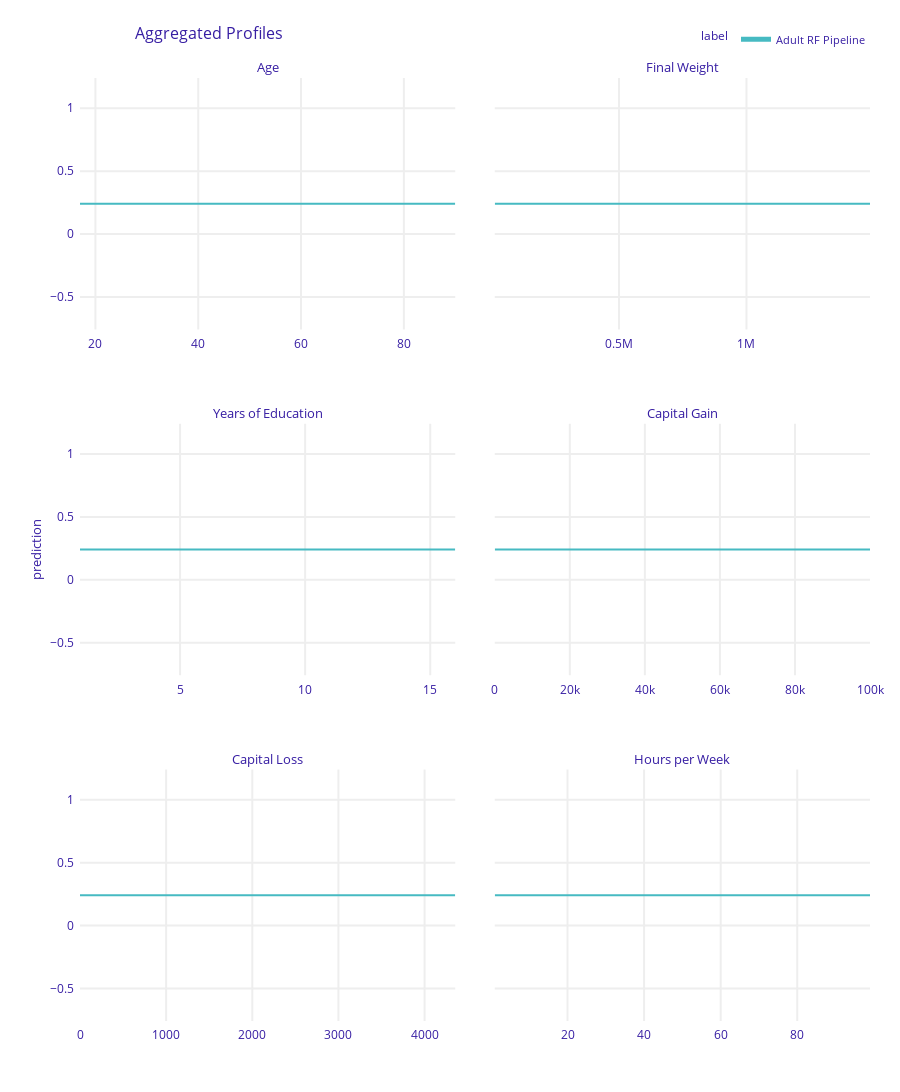

Notebook code cell kept with this figure:
### Code cell
pd_rf.plot()

### Figure 1 — Plotly figure (JSON) as saved in the notebook; plotly's stock layout.template omitted (floating-point values rounded to 4 significant figures; data arrays with more than 128 entries replaced by an {"elided": "..."} marker saying what was removed)
{"data": [{"customdata": {"elided": "101x3 mixed values"}, "hovertemplate": "<b>%{hovertext}</b><br><br>prediction=%{y:.3f}<br>mean_prediction=%{customdata[0]:.3f}<extra></extra>", "hovertext": ["Adult RF Pipeline", "Adult RF Pipeline", "Adult RF Pipeline", "Adult RF Pipeline", "Adult RF Pipeline", "Adult RF Pipeline", "Adult RF Pipeline", "Adult RF Pipeline", "Adult RF Pipeline", "Adult RF Pipeline", "Adult RF Pipeline", "Adult RF Pipeline", "Adult RF Pipeline", "Adult RF Pipeline", "Adult RF Pipeline", "Adult RF Pipeline", "Adult RF Pipeline", "Adult RF Pipeline", "Adult RF Pipeline", "Adult RF Pipeline", "Adult RF Pipeline", "Adult RF Pipeline", "Adult RF Pipeline", "Adult RF Pipeline", "Adult RF Pipeline", "Adult RF Pipeline", "Adult RF Pipeline", "Adult RF Pipeline", "Adult RF Pipeline", "Adult RF Pipeline", "Adult RF Pipeline", "Adult RF Pipeline", "Adult RF Pipeline", "Adult RF Pipeline", "Adult RF Pipeline", "Adult RF Pipeline", "Adult RF Pipeline", "Adult RF Pipeline", "Adult RF Pipeline", "Adult RF Pipeline", "Adult RF Pipeline", "Adult RF Pipeline", "Adult RF Pipeline", "Adult RF Pipeline", "Adult RF Pipeline", "Adult RF Pipeline", "Adult RF Pipeline", "Adult RF Pipeline", "Adult RF Pipeline", "Adult RF Pipeline", "Adult RF Pipeline", "Adult RF Pipeline", "Adult RF Pipeline", "Adult RF Pipeline", "Adult RF Pipeline", "Adult RF Pipeline", "Adult RF Pipeline", "Adult RF Pipeline", "Adult RF Pipeline", "Adult RF Pipeline", "Adult RF Pipeline", "Adult RF Pipeline", "Adult RF Pipeline", "Adult RF Pipeline", "Adult RF Pipeline", "Adult RF Pipeline", "Adult RF Pipeline", "Adult RF Pipeline", "Adult RF Pipeline", "Adult RF Pipeline", "Adult RF Pipeline", "Adult RF Pipeline", "Adult RF Pipeline", "Adult RF Pipeline", "Adult RF Pipeline", "Adult RF Pipeline", "Adult RF Pipeline", "Adult RF Pipeline", "Adult RF Pipeline", "Adult RF Pipeline", "Adult RF Pipeline", "Adult RF Pipeline", "Adult RF Pipeline", "Adult RF Pipeline", "Adult RF Pipeline", "Adult RF Pipeline", "Adult RF Pipeline", "Adult RF Pipeline", "Adult RF Pipeline", "Adult RF Pipeline", "Adult RF Pipeline", "Adult RF Pipeline", "Adult RF Pipeline", "Adult RF Pipeline", "Adult RF Pipeline", "Adult RF Pipeline", "Adult RF Pipeline", "Adult RF Pipeline", "Adult RF Pipeline", "Adult RF Pipeline", "Adult RF Pipeline"], "legendgroup": "Adult RF Pipeline", "line": {"color": "#46bac2", "dash": "solid", "width": 2}, "mode": "lines", "name": "Adult RF Pipeline", "opacity": 1, "orientation": "v", "showlegend": true, "type": "scatter", "x": [17, 17.73, 18.46, 19.19, 19.92, 20.65, 21.38, 22.11, 22.84, 23.57, 24.3, 25.03, 25.76, 26.49, 27.22, 27.95, 28.68, 29.41, 30.14, 30.87, 31.6, 32.33, 33.06, 33.79, 34.52, 35.25, 35.98, 36.71, 37.44, 38.17, 38.9, 39.63, 40.36, 41.09, 41.82, 42.55, 43.28, 44.01, 44.74, 45.47, 46.2, 46.93, 47.66, 48.39, 49.12, 49.85, 50.58, 51.31, 52.04, 52.77, 53.5, 54.23, 54.96, 55.69, 56.42, 57.15, 57.88, 58.61, 59.34, 60.07, 60.8, 61.53, 62.26, 62.99, 63.72, 64.45, 65.18, 65.91, 66.64, 67.37, 68.1, 68.83, 69.56, 70.29, 71.02, 71.75, 72.48, 73.21, 73.94, 74.67, 75.4, 76.13, 76.86, 77.59, 78.32, 79.05, 79.78, 80.51, 81.24, 81.97, 82.7, 83.43, 84.16, 84.89, 85.62, 86.35, 87.08, 87.81, 88.54, 89.27, 90], "xaxis": "x5", "y": [0.2408, 0.2408, 0.2408, 0.2408, 0.2408, 0.2408, 0.2408, 0.2408, 0.2408, 0.2408, 0.2408, 0.2408, 0.2408, 0.2408, 0.2408, 0.2408, 0.2408, 0.2408, 0.2408, 0.2408, 0.2408, 0.2408, 0.2408, 0.2408, 0.2408, 0.2408, 0.2408, 0.2408, 0.2408, 0.2408, 0.2408, 0.2408, 0.2408, 0.2408, 0.2408, 0.2408, 0.2408, 0.2408, 0.2408, 0.2408, 0.2408, 0.2408, 0.2408, 0.2408, 0.2408, 0.2408, 0.2408, 0.2408, 0.2408, 0.2408, 0.2408, 0.2408, 0.2408, 0.2408, 0.2408, 0.2408, 0.2408, 0.2408, 0.2408, 0.2408, 0.2408, 0.2408, 0.2408, 0.2408, 0.2408, 0.2408, 0.2408, 0.2408, 0.2408, 0.2408, 0.2408, 0.2408, 0.2408, 0.2408, 0.2408, 0.2408, 0.2408, 0.2408, 0.2408, 0.2408, 0.2408, 0.2408, 0.2408, 0.2408, 0.2408, 0.2408, 0.2408, 0.2408, 0.2408, 0.2408, 0.2408, 0.2408, 0.2408, 0.2408, 0.2408, 0.2408, 0.2408, 0.2408, 0.2408, 0.2408, 0.2408], "yaxis": "y5"}, {"customdata": {"elided": "101x3 mixed values"}, "hovertemplate": "<b>%{hovertext}</b><br><br>prediction=%{y:.3f}<br>mean_prediction=%{customdata[0]:.3f}<extra></extra>", "hovertext": ["Adult RF Pipeline", "Adult RF Pipeline", "Adult RF Pipeline", "Adult RF Pipeline", "Adult RF Pipeline", "Adult RF Pipeline", "Adult RF Pipeline", "Adult RF Pipeline", "Adult RF Pipeline", "Adult RF Pipeline", "Adult RF Pipeline", "Adult RF Pipeline", "Adult RF Pipeline", "Adult RF Pipeline", "Adult RF Pipeline", "Adult RF Pipeline", "Adult RF Pipeline", "Adult RF Pipeline", "Adult RF Pipeline", "Adult RF Pipeline", "Adult RF Pipeline", "Adult RF Pipeline", "Adult RF Pipeline", "Adult RF Pipeline", "Adult RF Pipeline", "Adult RF Pipeline", "Adult RF Pipeline", "Adult RF Pipeline", "Adult RF Pipeline", "Adult RF Pipeline", "Adult RF Pipeline", "Adult RF Pipeline", "Adult RF Pipeline", "Adult RF Pipeline", "Adult RF Pipeline", "Adult RF Pipeline", "Adult RF Pipeline", "Adult RF Pipeline", "Adult RF Pipeline", "Adult RF Pipeline", "Adult RF Pipeline", "Adult RF Pipeline", "Adult RF Pipeline", "Adult RF Pipeline", "Adult RF Pipeline", "Adult RF Pipeline", "Adult RF Pipeline", "Adult RF Pipeline", "Adult RF Pipeline", "Adult RF Pipeline", "Adult RF Pipeline", "Adult RF Pipeline", "Adult RF Pipeline", "Adult RF Pipeline", "Adult RF Pipeline", "Adult RF Pipeline", "Adult RF Pipeline", "Adult RF Pipeline", "Adult RF Pipeline", "Adult RF Pipeline", "Adult RF Pipeline", "Adult RF Pipeline", "Adult RF Pipeline", "Adult RF Pipeline", "Adult RF Pipeline", "Adult RF Pipeline", "Adult RF Pipeline", "Adult RF Pipeline", "Adult RF Pipeline", "Adult RF Pipeline", "Adult RF Pipeline", "Adult RF Pipeline", "Adult RF Pipeline", "Adult RF Pipeline", "Adult RF Pipeline", "Adult RF Pipeline", "Adult RF Pipeline", "Adult RF Pipeline", "Adult RF Pipeline", "Adult RF Pipeline", "Adult RF Pipeline", "Adult RF Pipeline", "Adult RF Pipeline", "Adult RF Pipeline", "Adult RF Pipeline", "Adult RF Pipeline", "Adult RF Pipeline", "Adult RF Pipeline", "Adult RF Pipeline", "Adult RF Pipeline", "Adult RF Pipeline", "Adult RF Pipeline", "Adult RF Pipeline", "Adult RF Pipeline", "Adult RF Pipeline", "Adult RF Pipeline", "Adult RF Pipeline", "Adult RF Pipeline", "Adult RF Pipeline", "Adult RF Pipeline", "Adult RF Pipeline"], "legendgroup": "Adult RF Pipeline", "line": {"color": "#46bac2", "dash": "solid", "width": 2}, "mode": "lines", "name": "Adult RF Pipeline", "opacity": 1, "orientation": "v", "showlegend": false, "type": "scatter", "x": [12285, 27010.0, 41730.0, 56460.0, 71180.0, 85906, 100600.0, 115400.0, 130100.0, 144800.0, 159527, 174300.0, 189000.0, 203700.0, 218400.0, 233148, 247900.0, 262600.0, 277300.0, 292000.0, 306769, 321500.0, 336200.0, 350900.0, 365700.0, 380390, 395100.0, 409800.0, 424600.0, 439300.0, 454011, 468700.0, 483500.0, 498200.0, 512900.0, 527632, 542400.0, 557100.0, 571800.0, 586500.0, 601253, 616000.0, 630700.0, 645400.0, 660100.0, 674874, 689600.0, 704300.0, 719000.0, 733800.0, 748495, 763200.0, 777900.0, 792700.0, 807400.0, 822116, 836800.0, 851600.0, 866300.0, 881000.0, 895737, 910500.0, 925200.0, 939900.0, 954600.0, 969358, 984100.0, 998800.0, 1014000.0, 1028000.0, 1042979, 1058000.0, 1072000.0, 1087000.0, 1102000.0, 1116600, 1131000.0, 1146000.0, 1161000.0, 1175000.0, 1190221, 1205000.0, 1220000.0, 1234000.0, 1249000.0, 1263842, 1279000.0, 1293000.0, 1308000.0, 1323000.0, 1337463, 1352000.0, 1367000.0, 1382000.0, 1396000.0, 1411084, 1426000.0, 1441000.0, 1455000.0, 1470000.0, 1484705], "xaxis": "x6", "y": [0.2408, 0.2408, 0.2408, 0.2408, 0.2408, 0.2408, 0.2408, 0.2408, 0.2408, 0.2408, 0.2408, 0.2408, 0.2408, 0.2408, 0.2408, 0.2408, 0.2408, 0.2408, 0.2408, 0.2408, 0.2408, 0.2408, 0.2408, 0.2408, 0.2408, 0.2408, 0.2408, 0.2408, 0.2408, 0.2408, 0.2408, 0.2408, 0.2408, 0.2408, 0.2408, 0.2408, 0.2408, 0.2408, 0.2408, 0.2408, 0.2408, 0.2408, 0.2408, 0.2408, 0.2408, 0.2408, 0.2408, 0.2408, 0.2408, 0.2408, 0.2408, 0.2408, 0.2408, 0.2408, 0.2408, 0.2408, 0.2408, 0.2408, 0.2408, 0.2408, 0.2408, 0.2408, 0.2408, 0.2408, 0.2408, 0.2408, 0.2408, 0.2408, 0.2408, 0.2408, 0.2408, 0.2408, 0.2408, 0.2408, 0.2408, 0.2408, 0.2408, 0.2408, 0.2408, 0.2408, 0.2408, 0.2408, 0.2408, 0.2408, 0.2408, 0.2408, 0.2408, 0.2408, 0.2408, 0.2408, 0.2408, 0.2408, 0.2408, 0.2408, 0.2408, 0.2408, 0.2408, 0.2408, 0.2408, 0.2408, 0.2408], "yaxis": "y6"}, {"customdata": {"elided": "101x3 mixed values"}, "hovertemplate": "<b>%{hovertext}</b><br><br>prediction=%{y:.3f}<br>mean_prediction=%{customdata[0]:.3f}<extra></extra>", "hovertext": ["Adult RF Pipeline", "Adult RF Pipeline", "Adult RF Pipeline", "Adult RF Pipeline", "Adult RF Pipeline", "Adult RF Pipeline", "Adult RF Pipeline", "Adult RF Pipeline", "Adult RF Pipeline", "Adult RF Pipeline", "Adult RF Pipeline", "Adult RF Pipeline", "Adult RF Pipeline", "Adult RF Pipeline", "Adult RF Pipeline", "Adult RF Pipeline", "Adult RF Pipeline", "Adult RF Pipeline", "Adult RF Pipeline", "Adult RF Pipeline", "Adult RF Pipeline", "Adult RF Pipeline", "Adult RF Pipeline", "Adult RF Pipeline", "Adult RF Pipeline", "Adult RF Pipeline", "Adult RF Pipeline", "Adult RF Pipeline", "Adult RF Pipeline", "Adult RF Pipeline", "Adult RF Pipeline", "Adult RF Pipeline", "Adult RF Pipeline", "Adult RF Pipeline", "Adult RF Pipeline", "Adult RF Pipeline", "Adult RF Pipeline", "Adult RF Pipeline", "Adult RF Pipeline", "Adult RF Pipeline", "Adult RF Pipeline", "Adult RF Pipeline", "Adult RF Pipeline", "Adult RF Pipeline", "Adult RF Pipeline", "Adult RF Pipeline", "Adult RF Pipeline", "Adult RF Pipeline", "Adult RF Pipeline", "Adult RF Pipeline", "Adult RF Pipeline", "Adult RF Pipeline", "Adult RF Pipeline", "Adult RF Pipeline", "Adult RF Pipeline", "Adult RF Pipeline", "Adult RF Pipeline", "Adult RF Pipeline", "Adult RF Pipeline", "Adult RF Pipeline", "Adult RF Pipeline", "Adult RF Pipeline", "Adult RF Pipeline", "Adult RF Pipeline", "Adult RF Pipeline", "Adult RF Pipeline", "Adult RF Pipeline", "Adult RF Pipeline", "Adult RF Pipeline", "Adult RF Pipeline", "Adult RF Pipeline", "Adult RF Pipeline", "Adult RF Pipeline", "Adult RF Pipeline", "Adult RF Pipeline", "Adult RF Pipeline", "Adult RF Pipeline", "Adult RF Pipeline", "Adult RF Pipeline", "Adult RF Pipeline", "Adult RF Pipeline", "Adult RF Pipeline", "Adult RF Pipeline", "Adult RF Pipeline", "Adult RF Pipeline", "Adult RF Pipeline", "Adult RF Pipeline", "Adult RF Pipeline", "Adult RF Pipeline", "Adult RF Pipeline", "Adult RF Pipeline", "Adult RF Pipeline", "Adult RF Pipeline", "Adult RF Pipeline", "Adult RF Pipeline", "Adult RF Pipeline", "Adult RF Pipeline", "Adult RF Pipeline", "Adult RF Pipeline", "Adult RF Pipeline", "Adult RF Pipeline"], "legendgroup": "Adult RF Pipeline", "line": {"color": "#46bac2", "dash": "solid", "width": 2}, "mode": "lines", "name": "Adult RF Pipeline", "opacity": 1, "orientation": "v", "showlegend": false, "type": "scatter", "x": [1, 1.15, 1.3, 1.45, 1.6, 1.75, 1.9, 2.05, 2.2, 2.35, 2.5, 2.65, 2.8, 2.95, 3.1, 3.25, 3.4, 3.55, 3.7, 3.85, 4, 4.15, 4.3, 4.45, 4.6, 4.75, 4.9, 5.05, 5.2, 5.35, 5.5, 5.65, 5.8, 5.95, 6.1, 6.25, 6.4, 6.55, 6.7, 6.85, 7, 7.15, 7.3, 7.45, 7.6, 7.75, 7.9, 8.05, 8.2, 8.35, 8.5, 8.65, 8.8, 8.95, 9.1, 9.25, 9.4, 9.55, 9.7, 9.85, 10, 10.15, 10.3, 10.45, 10.6, 10.75, 10.9, 11.05, 11.2, 11.35, 11.5, 11.65, 11.8, 11.95, 12.1, 12.25, 12.4, 12.55, 12.7, 12.85, 13, 13.15, 13.3, 13.45, 13.6, 13.75, 13.9, 14.05, 14.2, 14.35, 14.5, 14.65, 14.8, 14.95, 15.1, 15.25, 15.4, 15.55, 15.7, 15.85, 16], "xaxis": "x3", "y": [0.2408, 0.2408, 0.2408, 0.2408, 0.2408, 0.2408, 0.2408, 0.2408, 0.2408, 0.2408, 0.2408, 0.2408, 0.2408, 0.2408, 0.2408, 0.2408, 0.2408, 0.2408, 0.2408, 0.2408, 0.2408, 0.2408, 0.2408, 0.2408, 0.2408, 0.2408, 0.2408, 0.2408, 0.2408, 0.2408, 0.2408, 0.2408, 0.2408, 0.2408, 0.2408, 0.2408, 0.2408, 0.2408, 0.2408, 0.2408, 0.2408, 0.2408, 0.2408, 0.2408, 0.2408, 0.2408, 0.2408, 0.2408, 0.2408, 0.2408, 0.2408, 0.2408, 0.2408, 0.2408, 0.2408, 0.2408, 0.2408, 0.2408, 0.2408, 0.2408, 0.2408, 0.2408, 0.2408, 0.2408, 0.2408, 0.2408, 0.2408, 0.2408, 0.2408, 0.2408, 0.2408, 0.2408, 0.2408, 0.2408, 0.2408, 0.2408, 0.2408, 0.2408, 0.2408, 0.2408, 0.2408, 0.2408, 0.2408, 0.2408, 0.2408, 0.2408, 0.2408, 0.2408, 0.2408, 0.2408, 0.2408, 0.2408, 0.2408, 0.2408, 0.2408, 0.2408, 0.2408, 0.2408, 0.2408, 0.2408, 0.2408], "yaxis": "y3"}, {"customdata": {"elided": "101x3 mixed values"}, "hovertemplate": "<b>%{hovertext}</b><br><br>prediction=%{y:.3f}<br>mean_prediction=%{customdata[0]:.3f}<extra></extra>", "hovertext": ["Adult RF Pipeline", "Adult RF Pipeline", "Adult RF Pipeline", "Adult RF Pipeline", "Adult RF Pipeline", "Adult RF Pipeline", "Adult RF Pipeline", "Adult RF Pipeline", "Adult RF Pipeline", "Adult RF Pipeline", "Adult RF Pipeline", "Adult RF Pipeline", "Adult RF Pipeline", "Adult RF Pipeline", "Adult RF Pipeline", "Adult RF Pipeline", "Adult RF Pipeline", "Adult RF Pipeline", "Adult RF Pipeline", "Adult RF Pipeline", "Adult RF Pipeline", "Adult RF Pipeline", "Adult RF Pipeline", "Adult RF Pipeline", "Adult RF Pipeline", "Adult RF Pipeline", "Adult RF Pipeline", "Adult RF Pipeline", "Adult RF Pipeline", "Adult RF Pipeline", "Adult RF Pipeline", "Adult RF Pipeline", "Adult RF Pipeline", "Adult RF Pipeline", "Adult RF Pipeline", "Adult RF Pipeline", "Adult RF Pipeline", "Adult RF Pipeline", "Adult RF Pipeline", "Adult RF Pipeline", "Adult RF Pipeline", "Adult RF Pipeline", "Adult RF Pipeline", "Adult RF Pipeline", "Adult RF Pipeline", "Adult RF Pipeline", "Adult RF Pipeline", "Adult RF Pipeline", "Adult RF Pipeline", "Adult RF Pipeline", "Adult RF Pipeline", "Adult RF Pipeline", "Adult RF Pipeline", "Adult RF Pipeline", "Adult RF Pipeline", "Adult RF Pipeline", "Adult RF Pipeline", "Adult RF Pipeline", "Adult RF Pipeline", "Adult RF Pipeline", "Adult RF Pipeline", "Adult RF Pipeline", "Adult RF Pipeline", "Adult RF Pipeline", "Adult RF Pipeline", "Adult RF Pipeline", "Adult RF Pipeline", "Adult RF Pipeline", "Adult RF Pipeline", "Adult RF Pipeline", "Adult RF Pipeline", "Adult RF Pipeline", "Adult RF Pipeline", "Adult RF Pipeline", "Adult RF Pipeline", "Adult RF Pipeline", "Adult RF Pipeline", "Adult RF Pipeline", "Adult RF Pipeline", "Adult RF Pipeline", "Adult RF Pipeline", "Adult RF Pipeline", "Adult RF Pipeline", "Adult RF Pipeline", "Adult RF Pipeline", "Adult RF Pipeline", "Adult RF Pipeline", "Adult RF Pipeline", "Adult RF Pipeline", "Adult RF Pipeline", "Adult RF Pipeline", "Adult RF Pipeline", "Adult RF Pipeline", "Adult RF Pipeline", "Adult RF Pipeline", "Adult RF Pipeline", "Adult RF Pipeline", "Adult RF Pipeline", "Adult RF Pipeline", "Adult RF Pipeline", "Adult RF Pipeline"], "legendgroup": "Adult RF Pipeline", "line": {"color": "#46bac2", "dash": "solid", "width": 2}, "mode": "lines", "name": "Adult RF Pipeline", "opacity": 1, "orientation": "v", "showlegend": false, "type": "scatter", "x": [0, 1000.0, 2000.0, 3000.0, 4000.0, 5000.0, 6000.0, 7000.0, 8000.0, 9000.0, 10000.0, 11000.0, 12000.0, 13000.0, 14000.0, 15000.0, 16000.0, 17000.0, 18000.0, 19000.0, 20000.0, 21000.0, 22000.0, 23000.0, 24000.0, 25000.0, 26000.0, 27000.0, 28000.0, 29000.0, 30000.0, 31000.0, 32000.0, 33000.0, 34000.0, 35000.0, 36000.0, 37000.0, 38000.0, 39000.0, 40000.0, 41000.0, 42000.0, 43000.0, 44000.0, 45000.0, 46000.0, 47000.0, 48000.0, 49000.0, 50000.0, 51000.0, 52000.0, 53000.0, 54000.0, 55000.0, 56000.0, 57000.0, 58000.0, 59000.0, 60000.0, 61000.0, 62000.0, 63000.0, 64000.0, 65000.0, 66000.0, 67000.0, 68000.0, 69000.0, 70000.0, 71000.0, 72000.0, 73000.0, 74000.0, 75000.0, 76000.0, 77000.0, 78000.0, 79000.0, 80000.0, 81000.0, 82000.0, 83000.0, 84000.0, 85000.0, 86000.0, 87000.0, 88000.0, 89000.0, 90000.0, 91000.0, 92000.0, 93000.0, 94000.0, 95000.0, 96000.0, 97000.0, 98000.0, 99000.0, 99999], "xaxis": "x4", "y": [0.2408, 0.2408, 0.2408, 0.2408, 0.2408, 0.2408, 0.2408, 0.2408, 0.2408, 0.2408, 0.2408, 0.2408, 0.2408, 0.2408, 0.2408, 0.2408, 0.2408, 0.2408, 0.2408, 0.2408, 0.2408, 0.2408, 0.2408, 0.2408, 0.2408, 0.2408, 0.2408, 0.2408, 0.2408, 0.2408, 0.2408, 0.2408, 0.2408, 0.2408, 0.2408, 0.2408, 0.2408, 0.2408, 0.2408, 0.2408, 0.2408, 0.2408, 0.2408, 0.2408, 0.2408, 0.2408, 0.2408, 0.2408, 0.2408, 0.2408, 0.2408, 0.2408, 0.2408, 0.2408, 0.2408, 0.2408, 0.2408, 0.2408, 0.2408, 0.2408, 0.2408, 0.2408, 0.2408, 0.2408, 0.2408, 0.2408, 0.2408, 0.2408, 0.2408, 0.2408, 0.2408, 0.2408, 0.2408, 0.2408, 0.2408, 0.2408, 0.2408, 0.2408, 0.2408, 0.2408, 0.2408, 0.2408, 0.2408, 0.2408, 0.2408, 0.2408, 0.2408, 0.2408, 0.2408, 0.2408, 0.2408, 0.2408, 0.2408, 0.2408, 0.2408, 0.2408, 0.2408, 0.2408, 0.2408, 0.2408, 0.2408], "yaxis": "y4"}, {"customdata": {"elided": "101x3 mixed values"}, "hovertemplate": "<b>%{hovertext}</b><br><br>prediction=%{y:.3f}<br>mean_prediction=%{customdata[0]:.3f}<extra></extra>", "hovertext": ["Adult RF Pipeline", "Adult RF Pipeline", "Adult RF Pipeline", "Adult RF Pipeline", "Adult RF Pipeline", "Adult RF Pipeline", "Adult RF Pipeline", "Adult RF Pipeline", "Adult RF Pipeline", "Adult RF Pipeline", "Adult RF Pipeline", "Adult RF Pipeline", "Adult RF Pipeline", "Adult RF Pipeline", "Adult RF Pipeline", "Adult RF Pipeline", "Adult RF Pipeline", "Adult RF Pipeline", "Adult RF Pipeline", "Adult RF Pipeline", "Adult RF Pipeline", "Adult RF Pipeline", "Adult RF Pipeline", "Adult RF Pipeline", "Adult RF Pipeline", "Adult RF Pipeline", "Adult RF Pipeline", "Adult RF Pipeline", "Adult RF Pipeline", "Adult RF Pipeline", "Adult RF Pipeline", "Adult RF Pipeline", "Adult RF Pipeline", "Adult RF Pipeline", "Adult RF Pipeline", "Adult RF Pipeline", "Adult RF Pipeline", "Adult RF Pipeline", "Adult RF Pipeline", "Adult RF Pipeline", "Adult RF Pipeline", "Adult RF Pipeline", "Adult RF Pipeline", "Adult RF Pipeline", "Adult RF Pipeline", "Adult RF Pipeline", "Adult RF Pipeline", "Adult RF Pipeline", "Adult RF Pipeline", "Adult RF Pipeline", "Adult RF Pipeline", "Adult RF Pipeline", "Adult RF Pipeline", "Adult RF Pipeline", "Adult RF Pipeline", "Adult RF Pipeline", "Adult RF Pipeline", "Adult RF Pipeline", "Adult RF Pipeline", "Adult RF Pipeline", "Adult RF Pipeline", "Adult RF Pipeline", "Adult RF Pipeline", "Adult RF Pipeline", "Adult RF Pipeline", "Adult RF Pipeline", "Adult RF Pipeline", "Adult RF Pipeline", "Adult RF Pipeline", "Adult RF Pipeline", "Adult RF Pipeline", "Adult RF Pipeline", "Adult RF Pipeline", "Adult RF Pipeline", "Adult RF Pipeline", "Adult RF Pipeline", "Adult RF Pipeline", "Adult RF Pipeline", "Adult RF Pipeline", "Adult RF Pipeline", "Adult RF Pipeline", "Adult RF Pipeline", "Adult RF Pipeline", "Adult RF Pipeline", "Adult RF Pipeline", "Adult RF Pipeline", "Adult RF Pipeline", "Adult RF Pipeline", "Adult RF Pipeline", "Adult RF Pipeline", "Adult RF Pipeline", "Adult RF Pipeline", "Adult RF Pipeline", "Adult RF Pipeline", "Adult RF Pipeline", "Adult RF Pipeline", "Adult RF Pipeline", "Adult RF Pipeline", "Adult RF Pipeline", "Adult RF Pipeline", "Adult RF Pipeline"], "legendgroup": "Adult RF Pipeline", "line": {"color": "#46bac2", "dash": "solid", "width": 2}, "mode": "lines", "name": "Adult RF Pipeline", "opacity": 1, "orientation": "v", "showlegend": false, "type": "scatter", "x": [0, 43.56, 87.12, 130.7, 174.2, 217.8, 261.4, 304.9, 348.5, 392.0, 435.6, 479.2, 522.7, 566.3, 609.8, 653.4, 697.0, 740.5, 784.1, 827.6, 871.2, 914.8, 958.3, 1002.0, 1045.0, 1089, 1133.0, 1176.0, 1220.0, 1263.0, 1307.0, 1350.0, 1394.0, 1437.0, 1481.0, 1525.0, 1568.0, 1612.0, 1655.0, 1699.0, 1742.0, 1786.0, 1830.0, 1873.0, 1917.0, 1960.0, 2004.0, 2047.0, 2091.0, 2134.0, 2178, 2222.0, 2265.0, 2309.0, 2352.0, 2396.0, 2439.0, 2483.0, 2526.0, 2570.0, 2614.0, 2657.0, 2701.0, 2744.0, 2788.0, 2831.0, 2875.0, 2919.0, 2962.0, 3006.0, 3049.0, 3093.0, 3136.0, 3180.0, 3223.0, 3267, 3311.0, 3354.0, 3398.0, 3441.0, 3485.0, 3528.0, 3572.0, 3615.0, 3659.0, 3703.0, 3746.0, 3790.0, 3833.0, 3877.0, 3920.0, 3964.0, 4008.0, 4051.0, 4095.0, 4138.0, 4182.0, 4225.0, 4269.0, 4312.0, 4356], "xaxis": "x", "y": [0.2408, 0.2408, 0.2408, 0.2408, 0.2408, 0.2408, 0.2408, 0.2408, 0.2408, 0.2408, 0.2408, 0.2408, 0.2408, 0.2408, 0.2408, 0.2408, 0.2408, 0.2408, 0.2408, 0.2408, 0.2408, 0.2408, 0.2408, 0.2408, 0.2408, 0.2408, 0.2408, 0.2408, 0.2408, 0.2408, 0.2408, 0.2408, 0.2408, 0.2408, 0.2408, 0.2408, 0.2408, 0.2408, 0.2408, 0.2408, 0.2408, 0.2408, 0.2408, 0.2408, 0.2408, 0.2408, 0.2408, 0.2408, 0.2408, 0.2408, 0.2408, 0.2408, 0.2408, 0.2408, 0.2408, 0.2408, 0.2408, 0.2408, 0.2408, 0.2408, 0.2408, 0.2408, 0.2408, 0.2408, 0.2408, 0.2408, 0.2408, 0.2408, 0.2408, 0.2408, 0.2408, 0.2408, 0.2408, 0.2408, 0.2408, 0.2408, 0.2408, 0.2408, 0.2408, 0.2408, 0.2408, 0.2408, 0.2408, 0.2408, 0.2408, 0.2408, 0.2408, 0.2408, 0.2408, 0.2408, 0.2408, 0.2408, 0.2408, 0.2408, 0.2408, 0.2408, 0.2408, 0.2408, 0.2408, 0.2408, 0.2408], "yaxis": "y"}, {"customdata": {"elided": "101x3 mixed values"}, "hovertemplate": "<b>%{hovertext}</b><br><br>prediction=%{y:.3f}<br>mean_prediction=%{customdata[0]:.3f}<extra></extra>", "hovertext": ["Adult RF Pipeline", "Adult RF Pipeline", "Adult RF Pipeline", "Adult RF Pipeline", "Adult RF Pipeline", "Adult RF Pipeline", "Adult RF Pipeline", "Adult RF Pipeline", "Adult RF Pipeline", "Adult RF Pipeline", "Adult RF Pipeline", "Adult RF Pipeline", "Adult RF Pipeline", "Adult RF Pipeline", "Adult RF Pipeline", "Adult RF Pipeline", "Adult RF Pipeline", "Adult RF Pipeline", "Adult RF Pipeline", "Adult RF Pipeline", "Adult RF Pipeline", "Adult RF Pipeline", "Adult RF Pipeline", "Adult RF Pipeline", "Adult RF Pipeline", "Adult RF Pipeline", "Adult RF Pipeline", "Adult RF Pipeline", "Adult RF Pipeline", "Adult RF Pipeline", "Adult RF Pipeline", "Adult RF Pipeline", "Adult RF Pipeline", "Adult RF Pipeline", "Adult RF Pipeline", "Adult RF Pipeline", "Adult RF Pipeline", "Adult RF Pipeline", "Adult RF Pipeline", "Adult RF Pipeline", "Adult RF Pipeline", "Adult RF Pipeline", "Adult RF Pipeline", "Adult RF Pipeline", "Adult RF Pipeline", "Adult RF Pipeline", "Adult RF Pipeline", "Adult RF Pipeline", "Adult RF Pipeline", "Adult RF Pipeline", "Adult RF Pipeline", "Adult RF Pipeline", "Adult RF Pipeline", "Adult RF Pipeline", "Adult RF Pipeline", "Adult RF Pipeline", "Adult RF Pipeline", "Adult RF Pipeline", "Adult RF Pipeline", "Adult RF Pipeline", "Adult RF Pipeline", "Adult RF Pipeline", "Adult RF Pipeline", "Adult RF Pipeline", "Adult RF Pipeline", "Adult RF Pipeline", "Adult RF Pipeline", "Adult RF Pipeline", "Adult RF Pipeline", "Adult RF Pipeline", "Adult RF Pipeline", "Adult RF Pipeline", "Adult RF Pipeline", "Adult RF Pipeline", "Adult RF Pipeline", "Adult RF Pipeline", "Adult RF Pipeline", "Adult RF Pipeline", "Adult RF Pipeline", "Adult RF Pipeline", "Adult RF Pipeline", "Adult RF Pipeline", "Adult RF Pipeline", "Adult RF Pipeline", "Adult RF Pipeline", "Adult RF Pipeline", "Adult RF Pipeline", "Adult RF Pipeline", "Adult RF Pipeline", "Adult RF Pipeline", "Adult RF Pipeline", "Adult RF Pipeline", "Adult RF Pipeline", "Adult RF Pipeline", "Adult RF Pipeline", "Adult RF Pipeline", "Adult RF Pipeline", "Adult RF Pipeline", "Adult RF Pipeline", "Adult RF Pipeline", "Adult RF Pipeline"], "legendgroup": "Adult RF Pipeline", "line": {"color": "#46bac2", "dash": "solid", "width": 2}, "mode": "lines", "name": "Adult RF Pipeline", "opacity": 1, "orientation": "v", "showlegend": false, "type": "scatter", "x": [1, 1.98, 2.96, 3.94, 4.92, 5.9, 6.88, 7.86, 8.84, 9.82, 10.8, 11.78, 12.76, 13.74, 14.72, 15.7, 16.68, 17.66, 18.64, 19.62, 20.6, 21.58, 22.56, 23.54, 24.52, 25.5, 26.48, 27.46, 28.44, 29.42, 30.4, 31.38, 32.36, 33.34, 34.32, 35.3, 36.28, 37.26, 38.24, 39.22, 40.2, 41.18, 42.16, 43.14, 44.12, 45.1, 46.08, 47.06, 48.04, 49.02, 50, 50.98, 51.96, 52.94, 53.92, 54.9, 55.88, 56.86, 57.84, 58.82, 59.8, 60.78, 61.76, 62.74, 63.72, 64.7, 65.68, 66.66, 67.64, 68.62, 69.6, 70.58, 71.56, 72.54, 73.52, 74.5, 75.48, 76.46, 77.44, 78.42, 79.4, 80.38, 81.36, 82.34, 83.32, 84.3, 85.28, 86.26, 87.24, 88.22, 89.2, 90.18, 91.16, 92.14, 93.12, 94.1, 95.08, 96.06, 97.04, 98.02, 99], "xaxis": "x2", "y": [0.2408, 0.2408, 0.2408, 0.2408, 0.2408, 0.2408, 0.2408, 0.2408, 0.2408, 0.2408, 0.2408, 0.2408, 0.2408, 0.2408, 0.2408, 0.2408, 0.2408, 0.2408, 0.2408, 0.2408, 0.2408, 0.2408, 0.2408, 0.2408, 0.2408, 0.2408, 0.2408, 0.2408, 0.2408, 0.2408, 0.2408, 0.2408, 0.2408, 0.2408, 0.2408, 0.2408, 0.2408, 0.2408, 0.2408, 0.2408, 0.2408, 0.2408, 0.2408, 0.2408, 0.2408, 0.2408, 0.2408, 0.2408, 0.2408, 0.2408, 0.2408, 0.2408, 0.2408, 0.2408, 0.2408, 0.2408, 0.2408, 0.2408, 0.2408, 0.2408, 0.2408, 0.2408, 0.2408, 0.2408, 0.2408, 0.2408, 0.2408, 0.2408, 0.2408, 0.2408, 0.2408, 0.2408, 0.2408, 0.2408, 0.2408, 0.2408, 0.2408, 0.2408, 0.2408, 0.2408, 0.2408, 0.2408, 0.2408, 0.2408, 0.2408, 0.2408, 0.2408, 0.2408, 0.2408, 0.2408, 0.2408, 0.2408, 0.2408, 0.2408, 0.2408, 0.2408, 0.2408, 0.2408, 0.2408, 0.2408, 0.2408], "yaxis": "y2"}], "layout": {"annotations": [{"font": {"size": 13}, "showarrow": false, "text": "Capital Loss", "x": 0.2375, "xanchor": "center", "xref": "paper", "y": 0.2667, "yanchor": "bottom", "yref": "paper"}, {"font": {"size": 13}, "showarrow": false, "text": "Hours per Week", "x": 0.7625, "xanchor": "center", "xref": "paper", "y": 0.2667, "yanchor": "bottom", "yref": "paper"}, {"font": {"size": 13}, "showarrow": false, "text": "Years of Education", "x": 0.2375, "xanchor": "center", "xref": "paper", "y": 0.6333, "yanchor": "bottom", "yref": "paper"}, {"font": {"size": 13}, "showarrow": false, "text": "Capital Gain", "x": 0.7625, "xanchor": "center", "xref": "paper", "y": 0.6333, "yanchor": "bottom", "yref": "paper"}, {"font": {"size": 13}, "showarrow": false, "text": "Age", "x": 0.2375, "xanchor": "center", "xref": "paper", "y": 1, "yanchor": "bottom", "yref": "paper"}, {"font": {"size": 13}, "showarrow": false, "text": "Final Weight", "x": 0.7625, "xanchor": "center", "xref": "paper", "y": 1, "yanchor": "bottom", "yref": "paper"}, {"font": {"size": 13}, "showarrow": false, "text": "prediction", "textangle": -90, "x": -0.07, "xref": "paper", "y": 0.5, "yref": "paper"}], "font": {"color": "#371ea3"}, "height": 1169, "hovermode": "x unified", "legend": {"font": {"size": 11}, "itemsizing": "constant", "orientation": "h", "title": {"font": {"size": 12}, "text": "label"}, "tracegroupgap": 0, "x": 1, "xanchor": "right", "y": 1.026, "yanchor": "bottom"}, "margin": {"b": 71, "r": 30, "t": 78}, "title": {"font": {"size": 16}, "text": "Aggregated Profiles", "x": 0.15}, "xaxis": {"anchor": "y", "automargin": true, "domain": [0, 0.475], "fixedrange": true, "gridwidth": 2, "showticklabels": true, "tickcolor": "white", "ticklen": 3, "ticks": "outside", "title": {"text": ""}, "type": "linear", "zeroline": false}, "xaxis2": {"anchor": "y2", "automargin": true, "domain": [0.525, 1], "fixedrange": true, "gridwidth": 2, "showticklabels": true, "tickcolor": "white", "ticklen": 3, "ticks": "outside", "title": {"text": ""}, "type": "linear", "zeroline": false}, "xaxis3": {"anchor": "y3", "automargin": true, "domain": [0, 0.475], "fixedrange": true, "gridwidth": 2, "showticklabels": true, "tickcolor": "white", "ticklen": 3, "ticks": "outside", "title": {"text": ""}, "type": "linear", "zeroline": false}, "xaxis4": {"anchor": "y4", "automargin": true, "domain": [0.525, 1], "fixedrange": true, "gridwidth": 2, "showticklabels": true, "tickcolor": "white", "ticklen": 3, "ticks": "outside", "title": {"text": ""}, "type": "linear", "zeroline": false}, "xaxis5": {"anchor": "y5", "automargin": true, "domain": [0, 0.475], "fixedrange": true, "gridwidth": 2, "showticklabels": true, "tickcolor": "white", "ticklen": 3, "ticks": "outside", "title": {"text": ""}, "type": "linear", "zeroline": false}, "xaxis6": {"anchor": "y6", "automargin": true, "domain": [0.525, 1], "fixedrange": true, "gridwidth": 2, "showticklabels": true, "tickcolor": "white", "ticklen": 3, "ticks": "outside", "title": {"text": ""}, "type": "linear", "zeroline": false}, "yaxis": {"anchor": "x", "automargin": true, "domain": [0, 0.2667], "fixedrange": true, "gridwidth": 2, "range": [0.2408, 0.2408], "tickcolor": "white", "ticklen": 3, "ticks": "outside", "title": {"text": ""}, "type": "linear", "zeroline": false}, "yaxis2": {"anchor": "x2", "automargin": true, "domain": [0, 0.2667], "fixedrange": true, "gridwidth": 2, "matches": "y", "range": [0.2408, 0.2408], "showticklabels": false, "tickcolor": "white", "ticklen": 3, "ticks": "outside", "title": {"text": ""}, "type": "linear", "zeroline": false}, "yaxis3": {"anchor": "x3", "automargin": true, "domain": [0.3667, 0.6333], "fixedrange": true, "gridwidth": 2, "matches": "y", "range": [0.2408, 0.2408], "tickcolor": "white", "ticklen": 3, "ticks": "outside", "title": {"text": ""}, "type": "linear", "zeroline": false}, "yaxis4": {"anchor": "x4", "automargin": true, "domain": [0.3667, 0.6333], "fixedrange": true, "gridwidth": 2, "matches": "y", "range": [0.2408, 0.2408], "showticklabels": false, "tickcolor": "white", "ticklen": 3, "ticks": "outside", "title": {"text": ""}, "type": "linear", "zeroline": false}, "yaxis5": {"anchor": "x5", "automargin": true, "domain": [0.7333, 1], "fixedrange": true, "gridwidth": 2, "matches": "y", "range": [0.2408, 0.2408], "tickcolor": "white", "ticklen": 3, "ticks": "outside", "title": {"text": ""}, "type": "linear", "zeroline": false}, "yaxis6": {"anchor": "x6", "automargin": true, "domain": [0.7333, 1], "fixedrange": true, "gridwidth": 2, "matches": "y", "range": [0.2408, 0.2408], "showticklabels": false, "tickcolor": "white", "ticklen": 3, "ticks": "outside", "title": {"text": ""}, "type": "linear", "zeroline": false}}}
